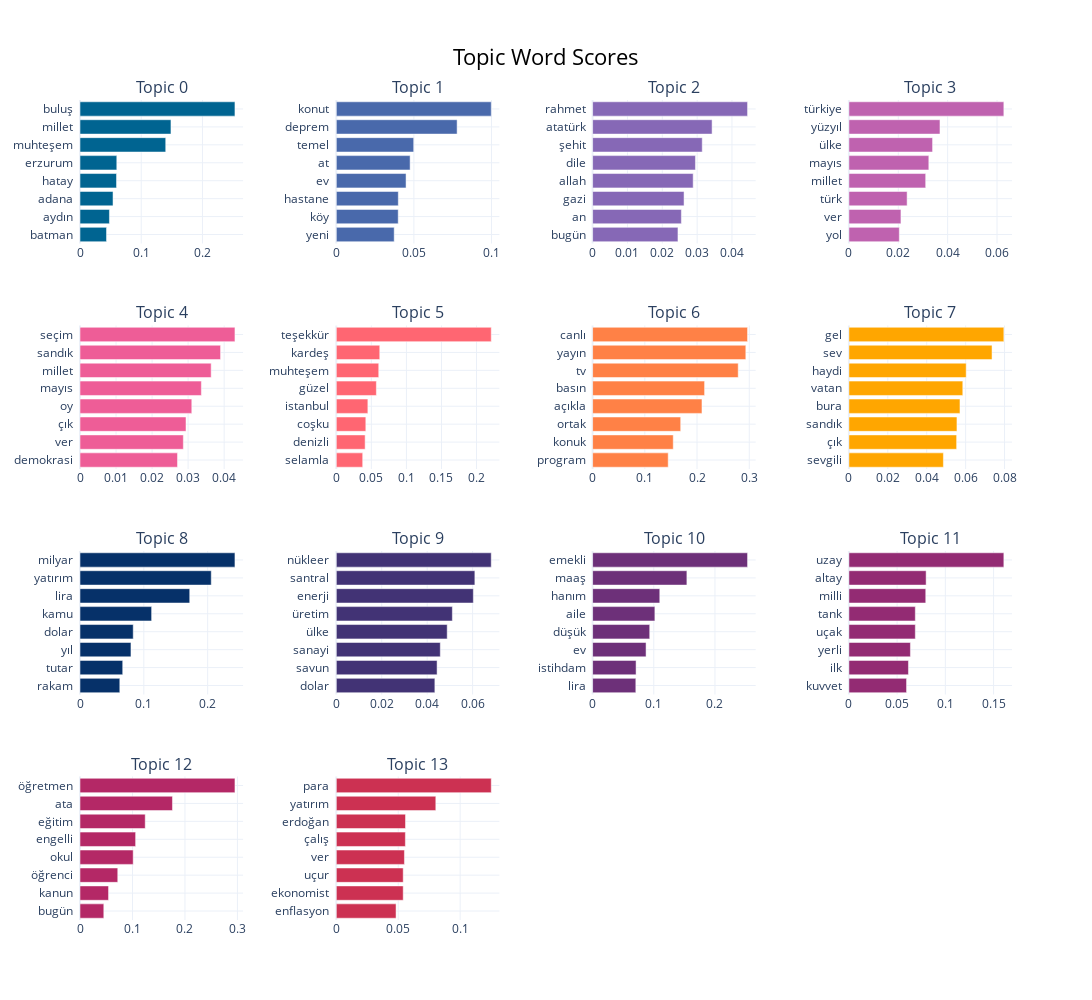

The cell this chart's notebook holds for it:
### Code cell
fig = topic_model.visualize_barchart(top_n_topics=18, n_words=8, width=300)
fig.write_image(f"{RESULTS_DIR}/topic_word_scores.pdf")
fig.show()

### Figure 1 — Plotly figure (JSON) as saved in the notebook; plotly's stock layout.template omitted (floating-point values rounded to 4 significant figures)
{"data": [{"marker": {"color": "#006491"}, "orientation": "h", "type": "bar", "x": [0.04332, 0.04806, 0.05395, 0.05965, 0.06009, 0.14, 0.1486, 0.2531], "xaxis": "x", "y": ["batman  ", "aydın  ", "adana  ", "hatay  ", "erzurum  ", "muhteşem  ", "millet  ", "buluş  "], "yaxis": "y"}, {"marker": {"color": "#4969ab"}, "orientation": "h", "type": "bar", "x": [0.0373, 0.0399, 0.03996, 0.04495, 0.04756, 0.04988, 0.07785, 0.09985], "xaxis": "x2", "y": ["yeni  ", "köy  ", "hastane  ", "ev  ", "at  ", "temel  ", "deprem  ", "konut  "], "yaxis": "y2"}, {"marker": {"color": "#8668b6"}, "orientation": "h", "type": "bar", "x": [0.0245, 0.02548, 0.02625, 0.02886, 0.02952, 0.03146, 0.03429, 0.04447], "xaxis": "x3", "y": ["bugün  ", "an  ", "gazi  ", "allah  ", "dile  ", "şehit  ", "atatürk  ", "rahmet  "], "yaxis": "y3"}, {"marker": {"color": "#bf62af"}, "orientation": "h", "type": "bar", "x": [0.02042, 0.02108, 0.02359, 0.03111, 0.03238, 0.0339, 0.0369, 0.06277], "xaxis": "x4", "y": ["yol  ", "ver  ", "türk  ", "millet  ", "mayıs  ", "ülke  ", "yüzyıl  ", "türkiye  "], "yaxis": "y4"}, {"marker": {"color": "#ee5d97"}, "orientation": "h", "type": "bar", "x": [0.02705, 0.02867, 0.02941, 0.03102, 0.03367, 0.03639, 0.039, 0.04299], "xaxis": "x5", "y": ["demokrasi  ", "ver  ", "çık  ", "oy  ", "mayıs  ", "millet  ", "sandık  ", "seçim  "], "yaxis": "y5"}, {"marker": {"color": "#ff6672"}, "orientation": "h", "type": "bar", "x": [0.03766, 0.04114, 0.04211, 0.04501, 0.05714, 0.06054, 0.06197, 0.221], "xaxis": "x6", "y": ["selamla  ", "denizli  ", "coşku  ", "istanbul  ", "güzel  ", "muhteşem  ", "kardeş  ", "teşekkür  "], "yaxis": "y6"}, {"marker": {"color": "#ff8146"}, "orientation": "h", "type": "bar", "x": [0.1448, 0.1544, 0.1687, 0.2095, 0.2145, 0.2789, 0.2934, 0.2967], "xaxis": "x7", "y": ["program  ", "konuk  ", "ortak  ", "açıkla  ", "basın  ", "tv  ", "yayın  ", "canlı  "], "yaxis": "y7"}, {"marker": {"color": "#ffa600"}, "orientation": "h", "type": "bar", "x": [0.04857, 0.05537, 0.05553, 0.05709, 0.05854, 0.06028, 0.07357, 0.07963], "xaxis": "x8", "y": ["sevgili  ", "çık  ", "sandık  ", "bura  ", "vatan  ", "haydi  ", "sev  ", "gel  "], "yaxis": "y8"}, {"marker": {"color": "#063169"}, "orientation": "h", "type": "bar", "x": [0.06235, 0.0669, 0.07983, 0.08337, 0.1122, 0.1719, 0.2056, 0.2427], "xaxis": "x9", "y": ["rakam  ", "tutar  ", "yıl  ", "dolar  ", "kamu  ", "lira  ", "yatırım  ", "milyar  "], "yaxis": "y9"}, {"marker": {"color": "#423375"}, "orientation": "h", "type": "bar", "x": [0.04338, 0.04436, 0.04577, 0.04881, 0.05108, 0.06032, 0.06099, 0.0682], "xaxis": "x10", "y": ["dolar  ", "savun  ", "sanayi  ", "ülke  ", "üretim  ", "enerji  ", "santral  ", "nükleer  "], "yaxis": "y10"}, {"marker": {"color": "#6d3079"}, "orientation": "h", "type": "bar", "x": [0.07064, 0.07105, 0.08739, 0.09335, 0.1018, 0.1098, 0.1541, 0.2533], "xaxis": "x11", "y": ["lira  ", "istihdam  ", "ev  ", "düşük  ", "aile  ", "hanım  ", "maaş  ", "emekli  "], "yaxis": "y11"}, {"marker": {"color": "#932b73"}, "orientation": "h", "type": "bar", "x": [0.05978, 0.06174, 0.06379, 0.06885, 0.06885, 0.07969, 0.08006, 0.1607], "xaxis": "x12", "y": ["kuvvet  ", "ilk  ", "yerli  ", "uçak  ", "tank  ", "milli  ", "altay  ", "uzay  "], "yaxis": "y12"}, {"marker": {"color": "#b42866"}, "orientation": "h", "type": "bar", "x": [0.04535, 0.05438, 0.07195, 0.1014, 0.106, 0.1243, 0.1762, 0.2953], "xaxis": "x13", "y": ["bugün  ", "kanun  ", "öğrenci  ", "okul  ", "engelli  ", "eğitim  ", "ata  ", "öğretmen  "], "yaxis": "y13"}, {"marker": {"color": "#cc3152"}, "orientation": "h", "type": "bar", "x": [0.04824, 0.05402, 0.05402, 0.055, 0.05577, 0.05587, 0.08034, 0.1251], "xaxis": "x14", "y": ["enflasyon  ", "ekonomist  ", "uçur  ", "ver  ", "çalış  ", "erdoğan  ", "yatırım  ", "para  "], "yaxis": "y14"}], "layout": {"annotations": [{"font": {"size": 16}, "showarrow": false, "text": "Topic 0", "x": 0.0875, "xanchor": "center", "xref": "paper", "y": 1, "yanchor": "bottom", "yref": "paper"}, {"font": {"size": 16}, "showarrow": false, "text": "Topic 1", "x": 0.3625, "xanchor": "center", "xref": "paper", "y": 1, "yanchor": "bottom", "yref": "paper"}, {"font": {"size": 16}, "showarrow": false, "text": "Topic 2", "x": 0.6375, "xanchor": "center", "xref": "paper", "y": 1, "yanchor": "bottom", "yref": "paper"}, {"font": {"size": 16}, "showarrow": false, "text": "Topic 3", "x": 0.9125, "xanchor": "center", "xref": "paper", "y": 1, "yanchor": "bottom", "yref": "paper"}, {"font": {"size": 16}, "showarrow": false, "text": "Topic 4", "x": 0.0875, "xanchor": "center", "xref": "paper", "y": 0.725, "yanchor": "bottom", "yref": "paper"}, {"font": {"size": 16}, "showarrow": false, "text": "Topic 5", "x": 0.3625, "xanchor": "center", "xref": "paper", "y": 0.725, "yanchor": "bottom", "yref": "paper"}, {"font": {"size": 16}, "showarrow": false, "text": "Topic 6", "x": 0.6375, "xanchor": "center", "xref": "paper", "y": 0.725, "yanchor": "bottom", "yref": "paper"}, {"font": {"size": 16}, "showarrow": false, "text": "Topic 7", "x": 0.9125, "xanchor": "center", "xref": "paper", "y": 0.725, "yanchor": "bottom", "yref": "paper"}, {"font": {"size": 16}, "showarrow": false, "text": "Topic 8", "x": 0.0875, "xanchor": "center", "xref": "paper", "y": 0.45, "yanchor": "bottom", "yref": "paper"}, {"font": {"size": 16}, "showarrow": false, "text": "Topic 9", "x": 0.3625, "xanchor": "center", "xref": "paper", "y": 0.45, "yanchor": "bottom", "yref": "paper"}, {"font": {"size": 16}, "showarrow": false, "text": "Topic 10", "x": 0.6375, "xanchor": "center", "xref": "paper", "y": 0.45, "yanchor": "bottom", "yref": "paper"}, {"font": {"size": 16}, "showarrow": false, "text": "Topic 11", "x": 0.9125, "xanchor": "center", "xref": "paper", "y": 0.45, "yanchor": "bottom", "yref": "paper"}, {"font": {"size": 16}, "showarrow": false, "text": "Topic 12", "x": 0.0875, "xanchor": "center", "xref": "paper", "y": 0.175, "yanchor": "bottom", "yref": "paper"}, {"font": {"size": 16}, "showarrow": false, "text": "Topic 13", "x": 0.3625, "xanchor": "center", "xref": "paper", "y": 0.175, "yanchor": "bottom", "yref": "paper"}], "height": 1000, "hoverlabel": {"bgcolor": "white", "font": {"family": "Rockwell", "size": 16}}, "showlegend": false, "title": {"font": {"color": "Black", "size": 22}, "text": "Topic Word Scores", "x": 0.5, "xanchor": "center", "yanchor": "top"}, "width": 1200, "xaxis": {"anchor": "y", "domain": [0, 0.175], "showgrid": true}, "xaxis10": {"anchor": "y10", "domain": [0.275, 0.45], "showgrid": true}, "xaxis11": {"anchor": "y11", "domain": [0.55, 0.725], "showgrid": true}, "xaxis12": {"anchor": "y12", "domain": [0.825, 1], "showgrid": true}, "xaxis13": {"anchor": "y13", "domain": [0, 0.175], "showgrid": true}, "xaxis14": {"anchor": "y14", "domain": [0.275, 0.45], "showgrid": true}, "xaxis15": {"anchor": "y15", "domain": [0.55, 0.725], "showgrid": true}, "xaxis16": {"anchor": "y16", "domain": [0.825, 1], "showgrid": true}, "xaxis2": {"anchor": "y2", "domain": [0.275, 0.45], "showgrid": true}, "xaxis3": {"anchor": "y3", "domain": [0.55, 0.725], "showgrid": true}, "xaxis4": {"anchor": "y4", "domain": [0.825, 1], "showgrid": true}, "xaxis5": {"anchor": "y5", "domain": [0, 0.175], "showgrid": true}, "xaxis6": {"anchor": "y6", "domain": [0.275, 0.45], "showgrid": true}, "xaxis7": {"anchor": "y7", "domain": [0.55, 0.725], "showgrid": true}, "xaxis8": {"anchor": "y8", "domain": [0.825, 1], "showgrid": true}, "xaxis9": {"anchor": "y9", "domain": [0, 0.175], "showgrid": true}, "yaxis": {"anchor": "x", "domain": [0.825, 1], "showgrid": true}, "yaxis10": {"anchor": "x10", "domain": [0.275, 0.45], "showgrid": true}, "yaxis11": {"anchor": "x11", "domain": [0.275, 0.45], "showgrid": true}, "yaxis12": {"anchor": "x12", "domain": [0.275, 0.45], "showgrid": true}, "yaxis13": {"anchor": "x13", "domain": [0, 0.175], "showgrid": true}, "yaxis14": {"anchor": "x14", "domain": [0, 0.175], "showgrid": true}, "yaxis15": {"anchor": "x15", "domain": [0, 0.175], "showgrid": true}, "yaxis16": {"anchor": "x16", "domain": [0, 0.175], "showgrid": true}, "yaxis2": {"anchor": "x2", "domain": [0.825, 1], "showgrid": true}, "yaxis3": {"anchor": "x3", "domain": [0.825, 1], "showgrid": true}, "yaxis4": {"anchor": "x4", "domain": [0.825, 1], "showgrid": true}, "yaxis5": {"anchor": "x5", "domain": [0.55, 0.725], "showgrid": true}, "yaxis6": {"anchor": "x6", "domain": [0.55, 0.725], "showgrid": true}, "yaxis7": {"anchor": "x7", "domain": [0.55, 0.725], "showgrid": true}, "yaxis8": {"anchor": "x8", "domain": [0.55, 0.725], "showgrid": true}, "yaxis9": {"anchor": "x9", "domain": [0.275, 0.45], "showgrid": true}}}
